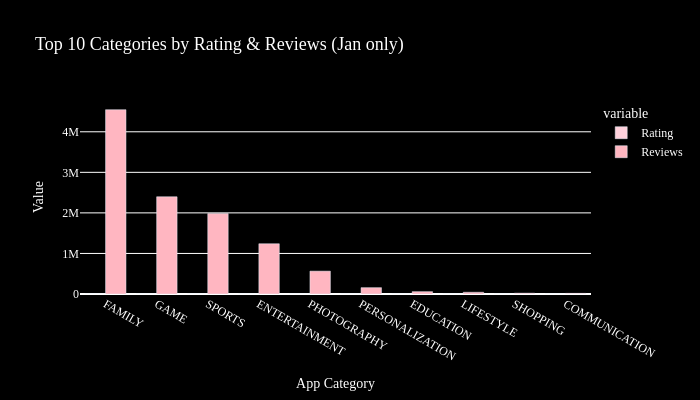
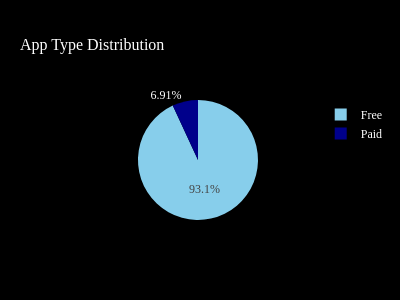
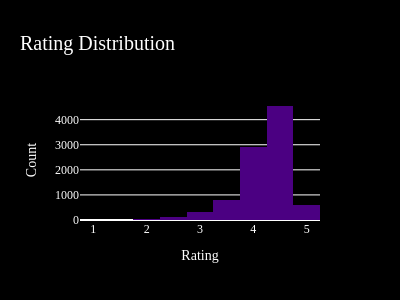

The code cell stored with these charts, in order, in its notebook:
### Code cell
# Task 1
import pandas as pd
import numpy as np
import plotly.express as px
from datetime import datetime
import pytz
import nltk
nltk.download('vader_lexicon')
from nltk.sentiment.vader import SentimentIntensityAnalyzer


Apps_Df = pd.read_csv("Play Store Data.csv")
Review_Df = pd.read_csv("User Reviews.csv")


Apps_Df = Apps_Df.dropna(subset=['Rating'])
for column in Apps_Df.columns:
    Apps_Df[column] = Apps_Df[column].fillna(Apps_Df[column].mode()[0])

Apps_Df = Apps_Df[Apps_Df['Rating'] <= 5]
Review_Df = Review_Df.dropna(subset=['Translated_Review'])

Apps_Df['Installs'] = Apps_Df['Installs'].astype(str).str.replace(',', '').str.replace('+','', regex=False)
Apps_Df['Installs'] = pd.to_numeric(Apps_Df['Installs'], errors='coerce')
Apps_Df['Price'] = Apps_Df['Price'].astype(str).str.replace('$','', regex=False)
Apps_Df['Price'] = pd.to_numeric(Apps_Df['Price'], errors='coerce')


Merged_Df = pd.merge(Apps_Df, Review_Df, on='App', how='inner')


def convert_size(size):
    if pd.isna(size):
        return np.nan
    size = str(size)
    if 'M' in size:
        return float(size.replace('M', ''))
    elif 'K' in size:
        return float(size.replace('K', '')) / 1024
    else:
        return np.nan
Apps_Df['Size'] = Apps_Df['Size'].apply(convert_size)


Apps_Df['Reviews'] = Apps_Df['Reviews'].astype(str).str.replace(',', '')
Apps_Df['Reviews'] = pd.to_numeric(Apps_Df['Reviews'], errors='coerce')


Apps_Df['Log_installs'] = np.log1p(Apps_Df['Installs'])
Apps_Df['Log_Reviews'] = np.log1p(Apps_Df['Reviews'])

def rating_group(rating):
    if pd.isna(rating):
        return np.nan
    if rating >= 4:
        return 'Top rated app'
    elif rating >= 3:
        return 'Above average'
    elif rating >= 2:
        return 'Average'
    else:
        return 'Below average'
Apps_Df['Rating_Group'] = Apps_Df['Rating'].apply(rating_group)


Apps_Df['Revenue'] = Apps_Df['Price'] * Apps_Df['Installs']


SIA = SentimentIntensityAnalyzer()
Review_Df['sentiment_Score'] = Review_Df['Translated_Review'].apply(
    lambda x: SIA.polarity_scores(x)['compound'] if isinstance(x, str) else np.nan
)


type_counts = Apps_Df['Type'].value_counts()


Apps_Df['Last Updated'] = pd.to_datetime(Apps_Df['Last Updated'], errors='coerce')


filtered_apps = Apps_Df[
    (Apps_Df['Rating'] >= 4) &
    (Apps_Df['Size'] >= 10) &
    (Apps_Df['Last Updated'].dt.month == 1)
]


category_group = (
    filtered_apps
    .groupby('Category')
    .agg({'Rating': 'mean', 'Reviews': 'sum'})
    .sort_values('Reviews', ascending=False)
    .head(10)
)


ist = pytz.timezone('Asia/Kolkata')
now = datetime.now(ist)

if 2 <= now.hour <20:
    
    fig1 = px.bar(
        category_group.reset_index().melt(
            id_vars='Category',
            value_vars=['Rating', 'Reviews']
        ),
        x='Category',
        y='value',
        color='variable',
        barmode='group',
        title='Top 10 Categories by Rating & Reviews (Jan only)',
        color_discrete_map={'Rating':'#FFD1DC', 'Reviews':'#FFB6C1'},  # pastel pink shades
        width=700,
        height=400
    )
    fig1.update_layout(
        plot_bgcolor='black',
        paper_bgcolor='black',
        font=dict(family='Times New Roman', color='white'),
        title_font=dict(size=18, family='Times New Roman'),
        xaxis=dict(title='App Category', title_font=dict(family='Times New Roman')),
        yaxis=dict(title='Value', title_font=dict(family='Times New Roman'))
    )
    fig1.show()
else:
    print("This chart is visible only between 3 PM – 5 PM IST")

PIE_CHART = px.pie(
    values=type_counts.values,
    names=type_counts.index,
    title="App Type Distribution",
    color_discrete_sequence=['#87CEEB', '#00008B'],  # skyblue and dark blue
    width=400,
    height=300
)
PIE_CHART.update_layout(
    plot_bgcolor='black',
    paper_bgcolor='black',
    font=dict(family='Times New Roman', color='white'),
    title_font=dict(size=16, family='Times New Roman'),
    legend_font=dict(size=12, family='Times New Roman')
)
PIE_CHART.show()


HISTOGRAM = px.histogram(
    Apps_Df,
    x='Rating',
    nbins=20,
    title='Rating Distribution',
    color_discrete_sequence=['#4B0082'],  # dark violet
    width=400,
    height=300
)
HISTOGRAM.update_layout(
    plot_bgcolor='black',
    paper_bgcolor='black',
    font=dict(family='Times New Roman', color='white'),
    title_font=dict(size=20, family='Times New Roman'),
    xaxis=dict(title='Rating', title_font=dict(family='Times New Roman')),
    yaxis=dict(title='Count', title_font=dict(family='Times New Roman'))
)
HISTOGRAM.show()

### Figure 1 — Plotly figure (JSON) as saved in the notebook; plotly's stock layout.template omitted (floating-point values rounded to 4 significant figures)
{"data": [{"alignmentgroup": "True", "hovertemplate": "variable=Rating<br>Category=%{x}<br>value=%{y}<extra></extra>", "legendgroup": "Rating", "marker": {"color": "#FFD1DC", "pattern": {"shape": ""}}, "name": "Rating", "offsetgroup": "Rating", "orientation": "v", "showlegend": true, "textposition": "auto", "type": "bar", "x": ["FAMILY", "GAME", "SPORTS", "ENTERTAINMENT", "PHOTOGRAPHY", "PERSONALIZATION", "EDUCATION", "LIFESTYLE", "SHOPPING", "COMMUNICATION"], "xaxis": "x", "y": [4.395, 4.313, 4.343, 4.25, 4.15, 4.475, 4.4, 4.38, 4.2, 4.2], "yaxis": "y"}, {"alignmentgroup": "True", "hovertemplate": "variable=Reviews<br>Category=%{x}<br>value=%{y}<extra></extra>", "legendgroup": "Reviews", "marker": {"color": "#FFB6C1", "pattern": {"shape": ""}}, "name": "Reviews", "offsetgroup": "Reviews", "orientation": "v", "showlegend": true, "textposition": "auto", "type": "bar", "x": ["FAMILY", "GAME", "SPORTS", "ENTERTAINMENT", "PHOTOGRAPHY", "PERSONALIZATION", "EDUCATION", "LIFESTYLE", "SHOPPING", "COMMUNICATION"], "xaxis": "x", "y": [4545000.0, 2398000.0, 1982000.0, 1239000.0, 563700.0, 156000.0, 57640.0, 42810.0, 19950.0, 15290.0], "yaxis": "y"}], "layout": {"barmode": "group", "font": {"color": "white", "family": "Times New Roman"}, "height": 400, "legend": {"title": {"text": "variable"}, "tracegroupgap": 0}, "paper_bgcolor": "black", "plot_bgcolor": "black", "title": {"font": {"family": "Times New Roman", "size": 18}, "text": "Top 10 Categories by Rating & Reviews (Jan only)"}, "width": 700, "xaxis": {"anchor": "y", "domain": [0, 1], "title": {"font": {"family": "Times New Roman"}, "text": "App Category"}}, "yaxis": {"anchor": "x", "domain": [0, 1], "title": {"font": {"family": "Times New Roman"}, "text": "Value"}}}}

### Figure 2 — Plotly figure (JSON) as saved in the notebook; plotly's stock layout.template omitted (floating-point values rounded to 4 significant figures)
{"data": [{"domain": {"x": [0, 1], "y": [0, 1]}, "hovertemplate": "label=%{label}<br>value=%{value}<extra></extra>", "labels": ["Free", "Paid"], "legendgroup": "", "name": "", "showlegend": true, "type": "pie", "values": [8719, 647]}], "layout": {"font": {"color": "white", "family": "Times New Roman"}, "height": 300, "legend": {"font": {"family": "Times New Roman", "size": 12}, "tracegroupgap": 0}, "paper_bgcolor": "black", "piecolorway": ["#87CEEB", "#00008B"], "plot_bgcolor": "black", "title": {"font": {"family": "Times New Roman", "size": 16}, "text": "App Type Distribution"}, "width": 400}}

### Figure 3 — Plotly figure (JSON) as saved in the notebook; plotly's stock layout.template omitted (floating-point values rounded to 4 significant figures; data arrays with more than 128 entries replaced by an {"elided": "..."} marker saying what was removed)
{"data": [{"bingroup": "x", "hovertemplate": "Rating=%{x}<br>count=%{y}<extra></extra>", "legendgroup": "", "marker": {"color": "#4B0082", "pattern": {"shape": ""}}, "name": "", "nbinsx": 20, "orientation": "v", "showlegend": false, "type": "histogram", "x": {"elided": "9366 float values"}, "xaxis": "x", "yaxis": "y"}], "layout": {"barmode": "relative", "font": {"color": "white", "family": "Times New Roman"}, "height": 300, "legend": {"tracegroupgap": 0}, "paper_bgcolor": "black", "plot_bgcolor": "black", "title": {"font": {"family": "Times New Roman", "size": 20}, "text": "Rating Distribution"}, "width": 400, "xaxis": {"anchor": "y", "domain": [0, 1], "title": {"font": {"family": "Times New Roman"}, "text": "Rating"}}, "yaxis": {"anchor": "x", "domain": [0, 1], "title": {"font": {"family": "Times New Roman"}, "text": "Count"}}}}
